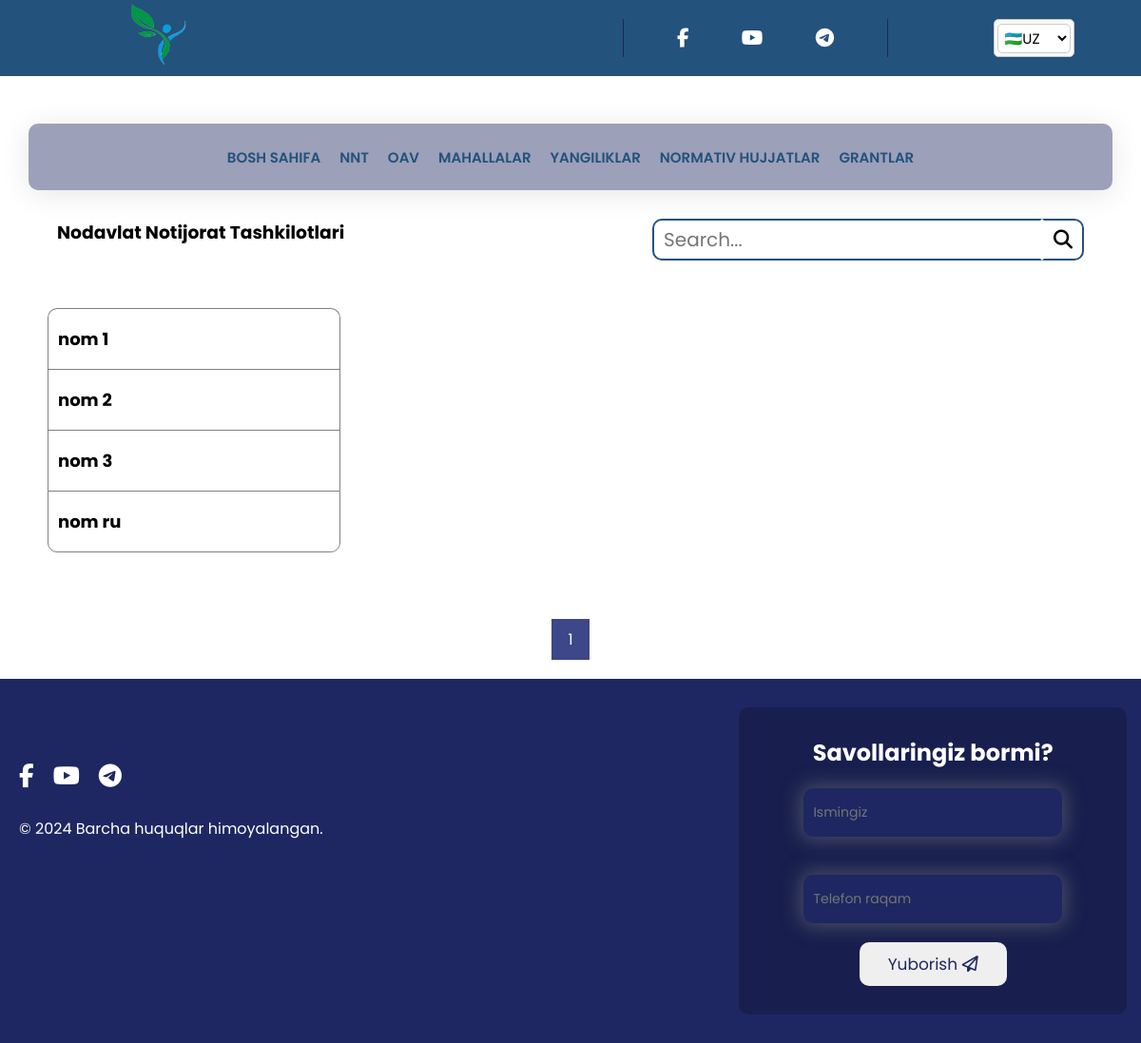
Page /uz/nnt/ on the earlier database version.
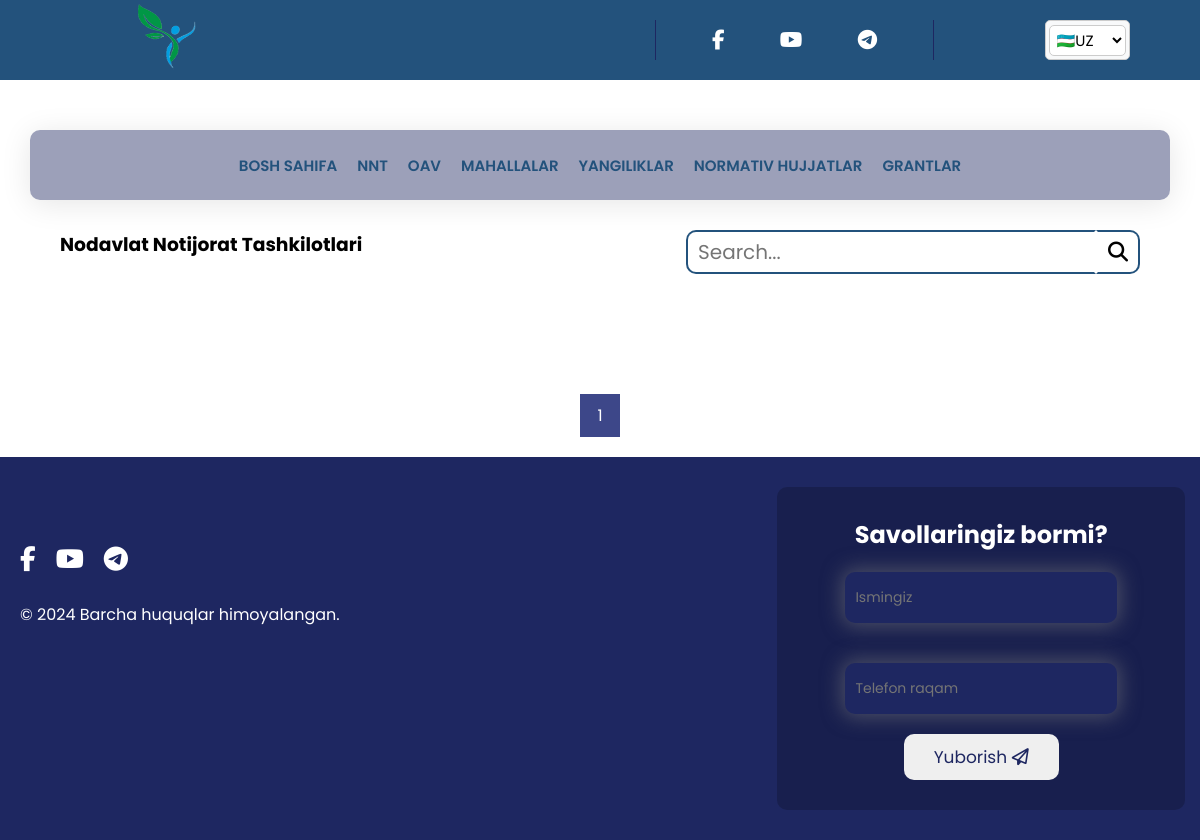
Same page on the later database version.
### main/models.py (models this page shows, shortened)
class NNTName(models.Model):
    name = models.CharField(max_length=500, verbose_name='NNT nomi')
    create_at = models.DateTimeField(auto_now_add=True)
    class Meta:
        verbose_name_plural = 'NNT Nomlari'

### main/views.py (the view)
# urls.py: path('nnt/', nnt, name='nnt'),
def nnt(request):
    index = Index.objects.first()
    language_code = request.LANGUAGE_CODE
    nnt_name = NNTName.objects.all()
    nnt_id = request.GET.get('nnt_name')
    search_query = request.GET.get('q')  # Bu qatorni qo'shing
    if nnt_id:
        nnt = NTT.objects.filter(nnt=nnt_id)
    else:
        if search_query:  # Agar qidiruv so'rov mavjud bo'lsa
            nnt = NTT.objects.filter(
                Q(name__icontains=search_query) | Q(director__icontains=search_query))  # Ma'lumotlarni qidirish
        else:
            nnt = NTT.objects.filter(name='nom 1')
    paginator = Paginator(nnt_name, 10)  # Har bir sahifada 5 ta grant
    page_number = request.GET.get('page')
    page_obj = paginator.get_page(page_number)
    context = {
        'nnt_name': page_obj,
        'nnt': nnt,
        'index': index,
        'language_code': language_code
    }
    return render(request, 'nnt.html', context)

### main/templates/nnt.html (shortened to what the changed rows need)
{% load static %}
{% load i18n %}
<!DOCTYPE html>
<html lang="en">
<head>
    <link rel="stylesheet" href="{% static '/css/swiper-bundle.min.css' %}"/>
    <link rel="stylesheet" href="https://cdnjs.cloudflare.com/ajax/libs/font-awesome/6.5.1/css/all.min.css"
/>
    <link rel="stylesheet" href="{% static '/css/style.css' %}"/>
    <link rel="stylesheet" href="{% static '/css/pages.css' %}"/>
</head>
<body>
<div class="nnt">
    <div class="nntRight">
        <div class="nntLists">
            {% for i in nnt_name %}
            <a href="/nnt/?nnt_name={{ i.id }}"><h2>{{ i.name }}</h2></a>
            {% endfor %}
        </div>
    </div>
</div>
<div class="pagination">
    {% for num in nnt_name.paginator.page_range %}
    {% if nnt_name.number == num %}
    <a class="active" href="?q={{ request.GET.q }}&page={{ num }}">{{ num }}</a>
    {% elif num > nnt_name.number|add:-3 and num < nnt_name.number|add:3 %}
    <a href="?q={{ request.GET.q }}&page={{ num }}">{{ num }}</a>
    {% endif %}
    {% endfor %}
</div>
<section class="contact">
    <div class="contactWrapper">
        <div class="contactRight">
            <h2>{% blocktrans %}Savollaringiz bormi?{% endblocktrans %}</h2>
        </div>
    </div>
</section>
</body>
</html>

Differences in the rows shown:
removed NNTName: name "nom 1"
removed NNTName: name "nom 2"
removed NNTName: name "nom 3"
removed NNTName: name "nom ru"
